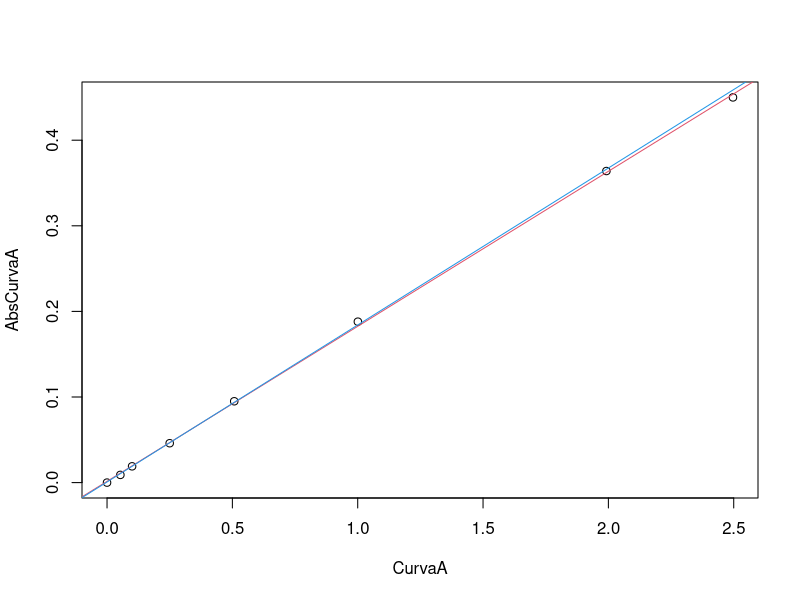
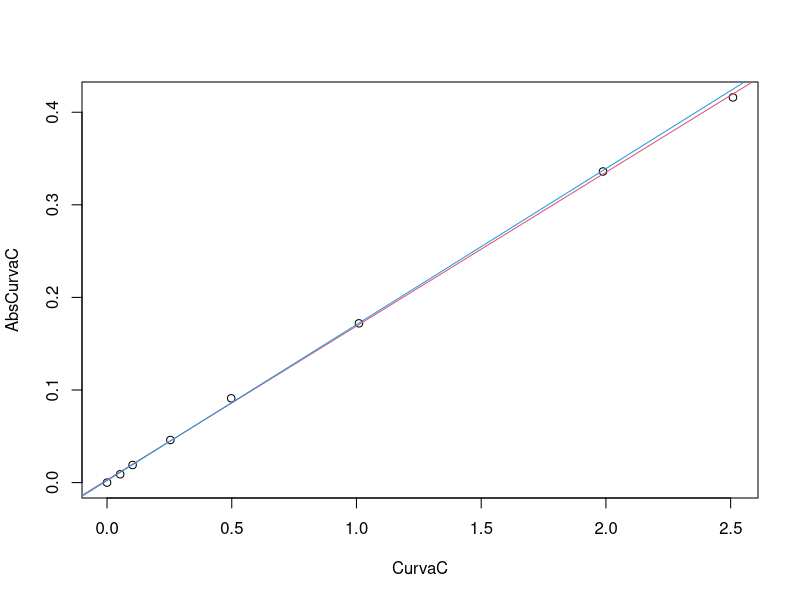
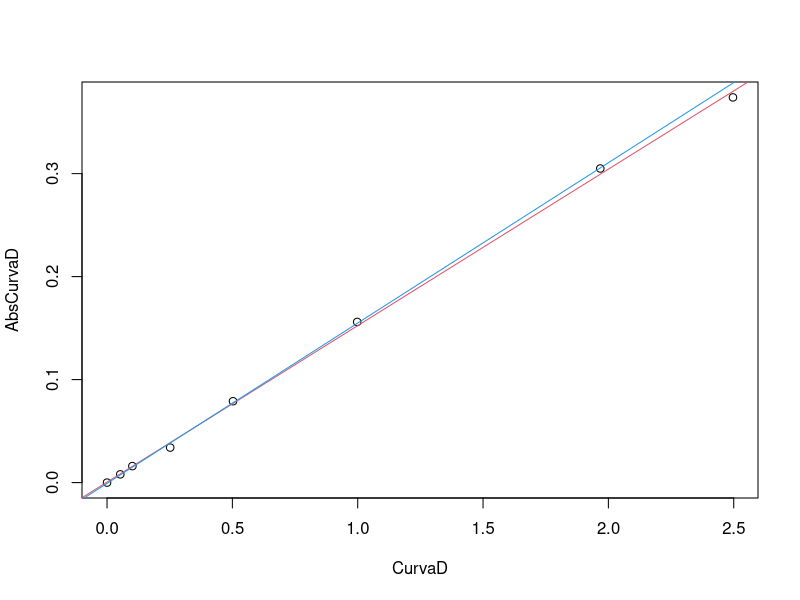
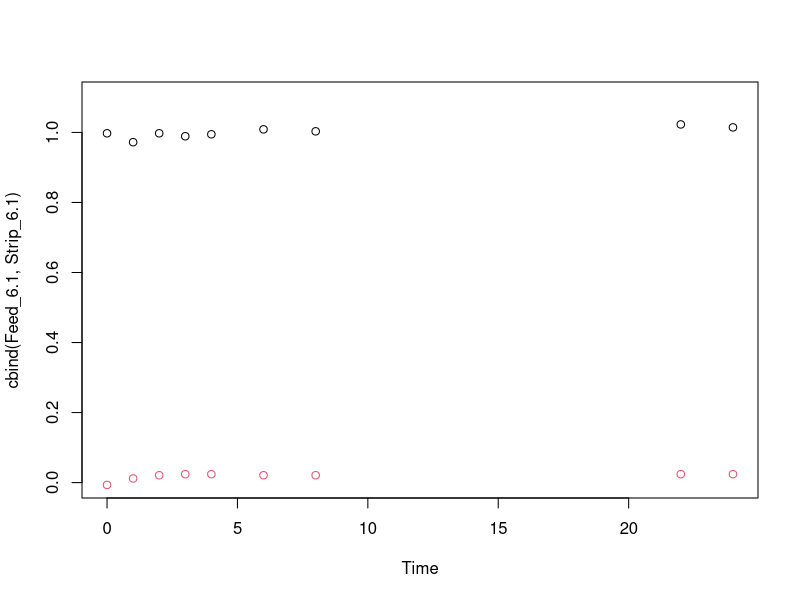
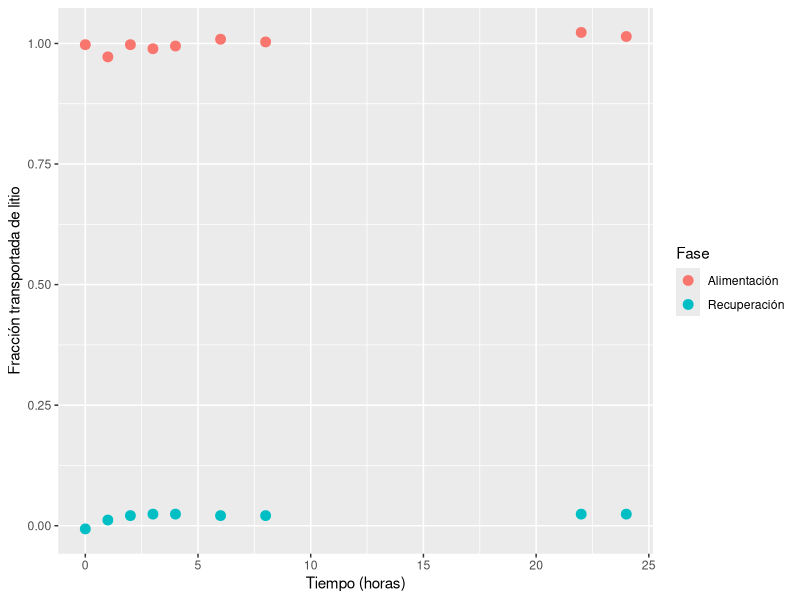
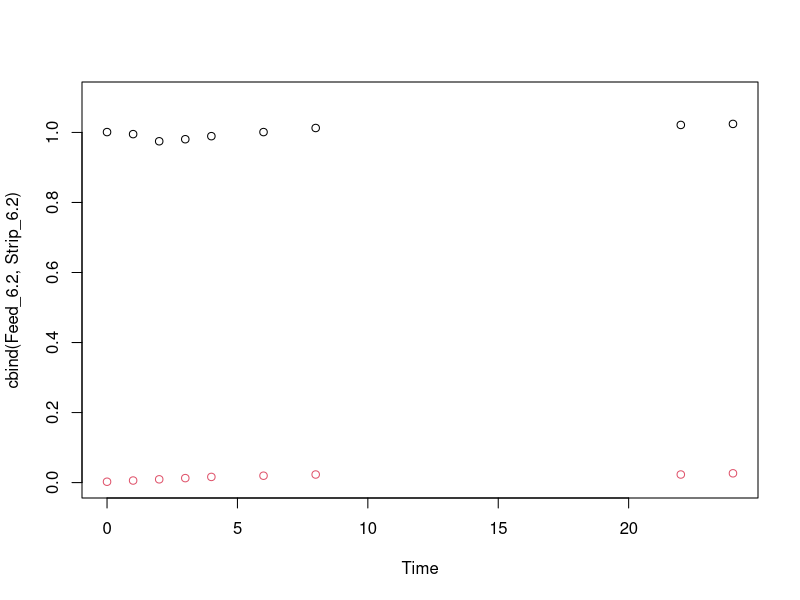
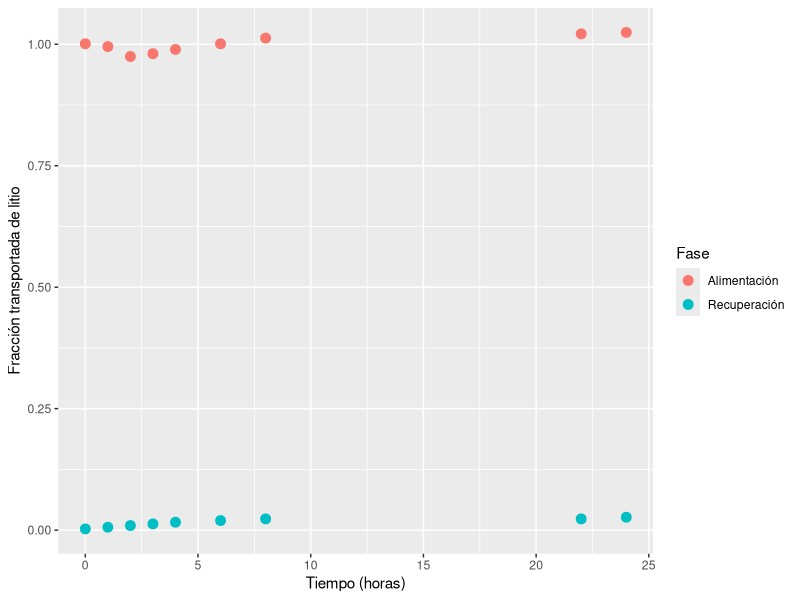

Reproduce these figures in R, in order.
library(ggplot2)
cStock <- 129.5 * 0.187872 * 0.99 / 0.1200962
Std7   <- cStock * 0.7495 / 60.1995
CurvaA <- c(c(0.0000, 0.2565, 0.4725, 1.2025, 2.4371, 4.8029, 9.6060) * Std7 /
            c(12.0000, 12.0554, 11.8008, 12.0137, 11.9934, 11.9848, 12.0406), Std7)
Std7   <- cStock * 0.7489 / 60.0825
CurvaB <- c(c(0.0000, 0.2375, 0.4852, 1.2425, 2.4417, 4.8009, 9.5967) * Std7 /
            c(12.0000, 11.9824, 11.9053, 12.0372, 11.9600, 12.0133, 11.9895), Std7)
Std7   <- cStock * 0.7540 / 60.2633
CurvaC <- c(c(0.0000, 0.2514, 0.4898, 1.2110, 2.3951, 4.8137, 9.6054) * Std7 /
            c(12.0000, 11.9823, 12.0021, 11.9666, 12.0722, 11.9614, 12.1221), Std7)
Std7   <- cStock * 0.7495 / 60.1995
CurvaD <- c(c(0.0000, 0.2536, 0.4866, 1.2120, 2.4127, 4.8050, 9.6065) * Std7 /
            c(12.0000, 11.9890, 12.0140, 12.0138, 11.9879, 12.0224, 12.1904), Std7)
#----------------------------------------------------------------------------
#----------------------------------------------------------------------------
AbsCurvaA <- c(0.000, 0.009, 0.019, 0.046, 0.095, 0.188, 0.364, 0.450)
plot(CurvaA, AbsCurvaA)
abline(lm(AbsCurvaA ~ CurvaA), col = 2)
ModelA <- lm(AbsCurvaA[1:7] ~ CurvaA[1:7]) 
abline(ModelA, col = 4)
#----------------------------------------------------------------------------
AbsCurvaC <- c(0.000, 0.009, 0.019, 0.046, 0.091, 0.172, 0.336, 0.416)
plot(CurvaC, AbsCurvaC)
abline(lm(AbsCurvaC ~ CurvaC), col = 2)
ModelC <- lm(AbsCurvaC[1:7] ~ CurvaC[1:7]) 
abline(ModelC, col = 4)
#----------------------------------------------------------------------------
AbsCurvaD <- c(0.000, 0.008, 0.016, 0.034, 0.079, 0.156, 0.305, 0.374)
plot(CurvaD, AbsCurvaD)
abline(lm(AbsCurvaD ~ CurvaD), col = 2)
ModelD <- lm(AbsCurvaD[1:7] ~ CurvaD[1:7]) 
abline(ModelD, col = 4)
#----------------------------------------------------------------------------
#----------------------------------------------------------------------------
Time <- c(0, 1, 2, 3, 4, 6, 8, 22, 24)
#----------------------------------------------------------------------------
T_o_Feed_6.1 <- 0.8992 * cStock / 90.1283
Feed_6.1  <- (c(0.355, 0.346, 0.355, 0.352, 0.354, 0.359, 0.357, 0.364, 0.361) - 
                ModelA$coefficients[1]) / ModelA$coefficients[2]
P_o_Feed_6.1 <- mean(Feed_6.1)
Feed_6.1  <- Feed_6.1 / P_o_Feed_6.1
Strip_6.1 <- (c(0.000, 0.006, 0.009, 0.010, 0.010, 0.009, 0.009, 0.010, 0.010) - 
                ModelC$coefficients[1]) / ModelC$coefficients[2] / P_o_Feed_6.1
matplot(Time, cbind(Feed_6.1, Strip_6.1), type = "p", col = c(1, 2), pch = 1, ylim = c(0, 1.1))   

transporte <- data.frame(Tiempo = c(Time, Time), Conc = c(Feed_6.1, Strip_6.1), 
              Fase=rep(c('Alimentación', 'Recuperación'), each=length(Time)))

ggplot(data=transporte, aes(x=Tiempo,y=Conc, group=Fase)) + #geom_smooth(alpha=0.999,size=0.5) + 
       geom_point(size = 3, aes(color=Fase)) + labs(y="Fracción transportada de litio", x="Tiempo (horas)")# +
#geom_smooth(method = 'loess', aes(color=Fase))


#----------------------------------------------------------------------------
T_o_Feed_6.2 <- 0.8992 * cStock / 91.9126
Feed_6.2  <- (c(0.344, 0.342, 0.335, 0.337, 0.340, 0.344, 0.348, 0.351, 0.352) - 
                ModelA$coefficients[1]) / ModelA$coefficients[2]
P_o_Feed_6.2 <- mean(Feed_6.2)
Feed_6.2  <- Feed_6.2 / P_o_Feed_6.2
Strip_6.2 <- (c(0.000, 0.001, 0.002, 0.003, 0.004, 0.005, 0.006, 0.006, 0.007) - 
                ModelD$coefficients[1]) / ModelD$coefficients[2] / P_o_Feed_6.2
matplot(Time, cbind(Feed_6.2, Strip_6.2), type = "p", col = c(1, 2), pch = 1, ylim = c(0, 1.1))

transporte <- data.frame(Tiempo = c(Time, Time), Conc = c(Feed_6.2, Strip_6.2), 
                         Fase=rep(c('Alimentación', 'Recuperación'), each=length(Time)))

ggplot(data=transporte, aes(x=Tiempo,y=Conc, group=Fase)) + #geom_smooth(alpha=0.999,size=0.5) + 
  geom_point(size = 3, aes(color=Fase)) + labs(y="Fracción transportada de litio", x="Tiempo (horas)")# +
#geom_smooth(method = 'loess', aes(color=Fase))
